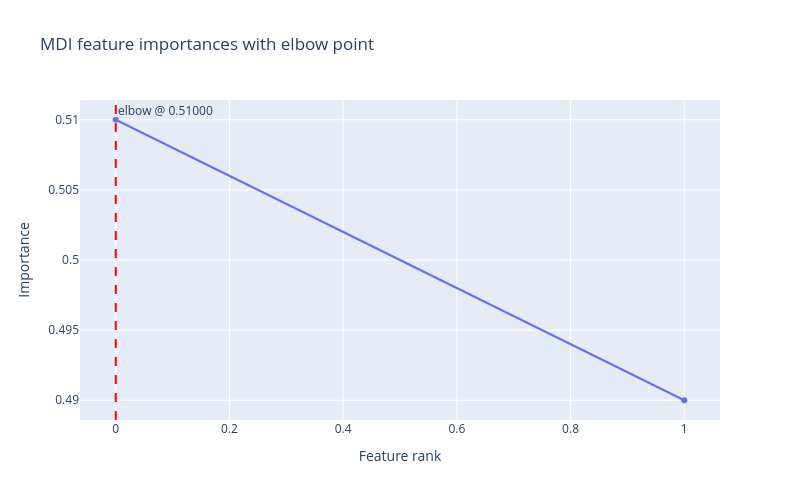

Notebook code for this chart:
### Code cell
viz.mdi_elbow_plot(importances["importance"].values, elbow_idx, cutoff).show()

### Figure 1 — Plotly figure (JSON) as saved in the notebook; plotly's stock layout.template omitted (floating-point values rounded to 4 significant figures)
{"data": [{"mode": "lines+markers", "name": "MDI importance", "type": "scatter", "x": [0, 1], "y": [0.51, 0.49]}], "layout": {"annotations": [{"showarrow": false, "text": "elbow @ 0.51000", "x": 0, "xanchor": "left", "xref": "x", "y": 1, "yanchor": "top", "yref": "y domain"}], "height": 500, "shapes": [{"line": {"color": "red", "dash": "dash"}, "type": "line", "x0": 0, "x1": 0, "xref": "x", "y0": 0, "y1": 1, "yref": "y domain"}], "title": {"text": "MDI feature importances with elbow point"}, "width": 800, "xaxis": {"title": {"text": "Feature rank"}}, "yaxis": {"title": {"text": "Importance"}}}}
